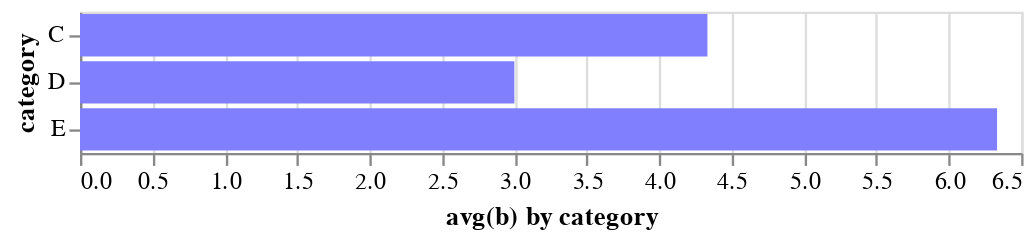

Notebook source saved alongside this figure:
### Code cell
alt.Chart(df).mark_bar(color='#8080FF').encode(     
   alt.Y('a', title='category'),     
   alt.X('average(b)', 
   title='avg(b) by category') 
)

### Figure 1 — Vega-Lite specification as saved in the notebook (floating-point values rounded to 4 significant figures)
{"config": {"view": {"continuousWidth": 400, "continuousHeight": 300}}, "data": {"name": "data-347f1284ea3247c0f55cb966abbdd2d8"}, "mark": {"type": "bar", "color": "#8080FF"}, "encoding": {"x": {"type": "quantitative", "aggregate": "average", "field": "b", "title": "avg(b) by category"}, "y": {"type": "nominal", "field": "a", "title": "category"}}, "$schema": "https://vega.github.io/schema/vega-lite/v4.8.1.json", "datasets": {"data-347f1284ea3247c0f55cb966abbdd2d8": [{"a": "C", "b": 2}, {"a": "C", "b": 7}, {"a": "C", "b": 4}, {"a": "D", "b": 1}, {"a": "D", "b": 2}, {"a": "D", "b": 6}, {"a": "E", "b": 8}, {"a": "E", "b": 4}, {"a": "E", "b": 7}]}}
